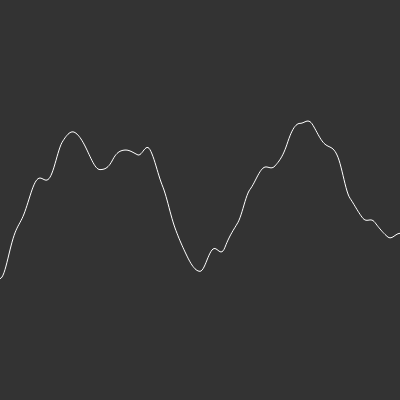
Frame 1 (no input)
Frame 2 (the mouse pressed at the canvas centre, redrawn once): identical to frame 1, image omitted

The p5.js sketch that drew this single still picture (run headless with seeded random() and noise() and a simulated clock; the mouse was pressed at the canvas centre and the sketch redrawn once):

// p5.js sketch
// ── sketch.js
function setup() {
  createCanvas(400, 400);
}

function draw() {
  background(51);
  stroke(255);
  noFill();

  let xoff = 0;

  beginShape();
  for (let x = 0; x < innerWidth; x++) {
    // pure random graph
    // let y = random(height);

    let y = noise(xoff) * innerHeight;

    vertex(x, y);

    xoff += 0.01;
  }
  endShape();

  noLoop();
}
